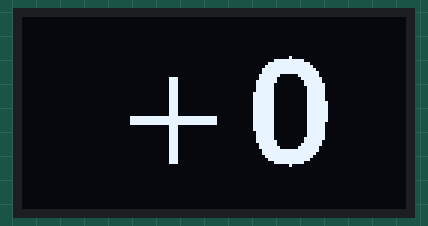
The sketch below on a simulated Arduino Leonardo, built with avr-gcc and run on an emulated ATmega32U4. Parts: 128×64 one-colour display. What the sketch prints to the serial monitor is not drawn.

Above: at 0.1 s.

The sketch:

Oled_transpose_haupt_grorg.ino
```cpp
#include <Wire.h>
#include <U8g2lib.h>
#include "MIDIUSB.h"

// Wyświetlacz SH1106 I2C
U8G2_SH1106_128X64_NONAME_F_HW_I2C u8g2(U8G2_R0, U8X8_PIN_NONE);

// Bufor SysEx
const int SYSEX_MAX = 32;
byte sysexBuffer[SYSEX_MAX];
int sysexIndex = 0;
bool receivingSysEx = false;

// Transpozycja
int transposeValue = 0;     // aktualna wartość
int targetValue = 0;        // docelowa wartość (z SysEx)
unsigned long lastAnimTime = 0;
const int animInterval = 50; // ms między krokami animacji

void setup() {
  u8g2.begin();
  u8g2.setFont(u8g2_font_fub35_tr); // duży font LCD
  displayTranspose(transposeValue);

  Serial.begin(115200);
  Serial.println("Start animowanego OLED bez blokowania");
}

void loop() {
  midiTask();
  updateAnimation();
}

// Odbiór USB-MIDI SysEx
void midiTask() {
  midiEventPacket_t rx;

  while ((rx = MidiUSB.read()).header != 0) {
    byte bytes[] = {rx.byte1, rx.byte2, rx.byte3};

    for (int i = 0; i < 3; i++) {
      byte b = bytes[i];
      if (b == 0) continue;

      if (b == 0xF0) { // początek SysEx
        receivingSysEx = true;
        sysexIndex = 0;
      }
      else if (b == 0xF7) { // koniec SysEx
        receivingSysEx = false;
        processSysEx();
      }
      else if (receivingSysEx && sysexIndex < SYSEX_MAX) {
        sysexBuffer[sysexIndex++] = b;
      }
    }
  }
}

// Przetwarzanie SysEx
void processSysEx() {
  if (sysexIndex < 4) return;

  int signByte = sysexBuffer[3];
  int valueByte = (sysexIndex > 4) ? sysexBuffer[4] : 0;

  if (signByte == 0x2D) { // minus
    targetValue = -(valueByte - 0x30);
  } else {                // 0 lub plus
    targetValue = signByte - 0x30;
  }

  // Debug
  Serial.print("SysEx: ");
  for (int i = 0; i < sysexIndex; i++) {
    Serial.print(sysexBuffer[i], HEX);
    Serial.print(" ");
  }
  Serial.print(" -> Transpozycja docelowa: ");
  Serial.println(targetValue);
}

// Aktualizacja animacji w pętli bez blokowania
void updateAnimation() {
  unsigned long now = millis();
  if (transposeValue == targetValue) return;
  if (now - lastAnimTime < animInterval) return;

  lastAnimTime = now;

  // krok animacji
  if (transposeValue < targetValue) transposeValue++;
  else if (transposeValue > targetValue) transposeValue--;

  displayTranspose(transposeValue);
}

// Wyświetlanie na OLED
void displayTranspose(int value) {
  char buf[6];
  sprintf(buf, "%+d", value); // +N / -N

  u8g2.clearBuffer();

  int16_t x = (128 - u8g2.getStrWidth(buf)) / 2;
  int16_t y = (64 + 35) / 2;
  u8g2.drawStr(x, y, buf);

  u8g2.sendBuffer();
}
```
